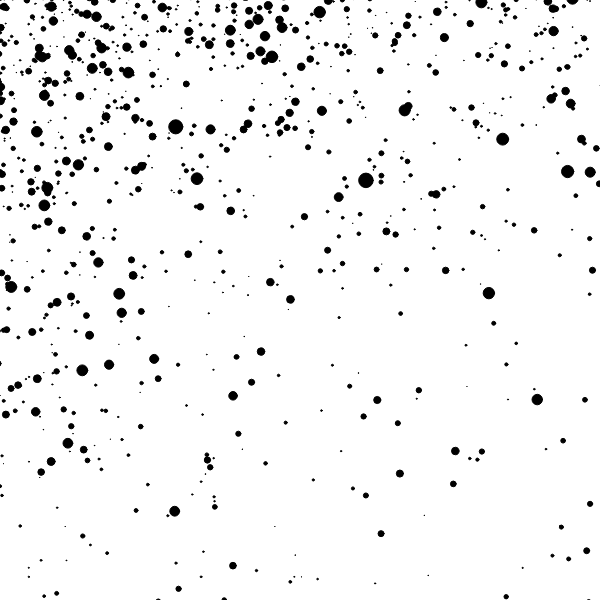
Frame 1 (no input)
Frame 2 (the mouse pressed at the canvas centre, redrawn once): identical to frame 1, image omitted

The p5.js sketch that drew this single still picture (run headless with seeded random() and noise() and a simulated clock; the mouse was pressed at the canvas centre and the sketch redrawn once):

// p5.js sketch
// ── sketch.js
// inspiration http://www.tylerlhobbs.com/static/img/st-a-800.jpg
let midpoint = { x: 0, y: 0 };
const dotRadius = 3;
let dotColor = {};
let densityStep = 10;
let dotFuzz = 0.8;
let xFuzz = 7;
let yFuzz = 4;
const sq = 20;
function setup() {
  dotColor = color(0, 0, 0);
  bgColor = color(255, 255, 255);
  let s = 600;
  createCanvas(s, s);
  background(bgColor);
  const m = s / 2;
  midpoint = { x: m, y: m };
  noLoop();
}

function draw() {
  let rows = 5,
    x = 0,
    y = 0;
  for (let i = 0; i < rows; i++) {
    let step = rows * densityStep;
    y = sq;
    x = sq;
    const space = { x, y };
    y = height / (i + 1);
    x = width + 1;
    bounds = { x, y };
    doit(space, bounds);
  }
}
function doit(space, bounds) {
  console.log(space, bounds);
  //return;
  // every n across and n down draw a dot
  let coords = [];

  for (let i = 0; i < bounds.y; i = i + space.y) {
    for (let j = 0; j < bounds.x; j = j + space.x) {
      drawADot({ x: j, y: i });
      if (drawn > 2000) {
        // panic, probably in an infinite loop
        console.log("AHHHH", j, i);
        return;
      }
      drawn++;
    }
  }
}
let drawn = 0;
function drawADot(near) {
  fill(dotColor);
  const radius = fuzz(dotRadius, dotFuzz);
  const x = fuzz(near.x, xFuzz);
  const y = fuzz(near.y, yFuzz);
  ellipse(x, y, radius, radius);
}
function fuzz(i, fuzzFactor) {
  let r = randomGaussian(i - fuzzFactor, i + fuzzFactor);
  return r;
}

/*
every n pixels right draw a dot until you get to the end of the canvas
move that line `n` pixels down
*/
